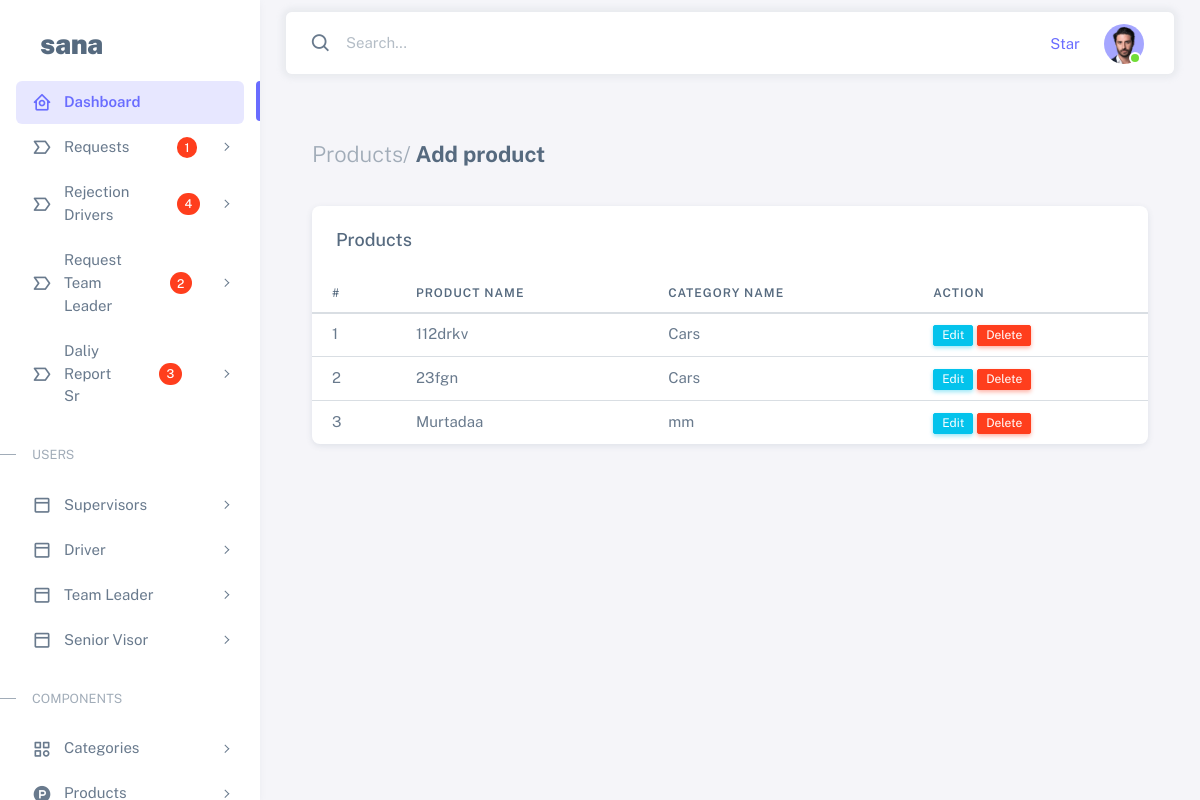
Screenshot of /admin/product_manage.php (signed in) with the database file from the repository.
### tables this page shows
CREATE TABLE `products` (
  `p_id` int(11) NOT NULL,
  `product_name` varchar(150) NOT NULL,
  `slug` varchar(150) NOT NULL,
  `cat_id` int(11) NOT NULL
);

CREATE TABLE `categories` (
  `id` int(11) NOT NULL,
  `Name_Category` varchar(100) NOT NULL,
  `Slug` varchar(100) NOT NULL
);

### admin/product_manage.php (the view)
<?php include './function/config.php' ?>
<?php include './inc/header.php' ?>
</head>
<body>
    <div class="layout-wrapper layout-content-navbar">
        <div class="layout-container">
            <?php include './inc/aside.php' ?>
            <div class="layout-page">
                <?php include './inc/nav.php' ?>
                <div class="content-wrapper">
                    <div class="container-xxl flex-grow-1 container-p-y">
                        <div class="container-xxl flex-grow-1 container-p-y">
                            <h4 class="fw-bold py-3 mb-4"><span class="text-muted fw-light">Products/</span> Add product</h4>
                            <div class="card">
                                <h5 class="card-header">Products</h5>
                                <div class="table-responsive text-nowrap">
                                    <table class="table" id="example">
                                        <thead>
                                            <tr>
                                                <th>#</th>
                                                <th>Product Name</th>
                                                <th>Category Name</th>
                                                <th>Action</th>
                                            </tr>
                                        </thead>
                                        <tbody class="table-border-bottom-0">
                                            <tr>
                                                <?php
                                                $products = mysqli_query($con, "SELECT * FROM `products`  INNER JOIN categories  WHERE products.cat_id = categories.id ORDER BY products.p_id DESC");
                                                $num = 1;
                                                while ($row = mysqli_fetch_assoc($products)) {
                                                    echo '
                                                            <tr>
                                                                <td>' . $num . '</td>
                                                                <td>' . $row['product_name'] . '</td>
                                                                <td>' . $row['Name_Category'] . '</td>
                                                                <td>
                                                                <a href="product_edite.php?products=' . $row['p_id'] . '" class="btn btn-info btn-xs">Edit</a>
                                                                <a href="product_delete.php?delete=' . $row['p_id'] . '" class="btn btn-danger btn-xs">Delete</a>
                                                                </td>
                                                            </tr>
                                                        ';
                                                    $num++;
                                                }
                                                ?>
                                            </tr>
                                        </tbody>
                                    </table>
                                </div>
                            </div>
                        </div>
                        <?php include './inc/footer.php' ?>
</body>
</html>

### rows the page displays
products: product_name "112drkv", categories.Name_Category "Cars"
products: product_name "23fgn", categories.Name_Category "Cars"
products: product_name "Murtadaa", categories.Name_Category "mm"

### other values shown
$row['Request_Count'] "1"
$row['Regection_Count'] "4"
$row['Regection_Count'] "2"
$row['Regection_Count'] "3"
